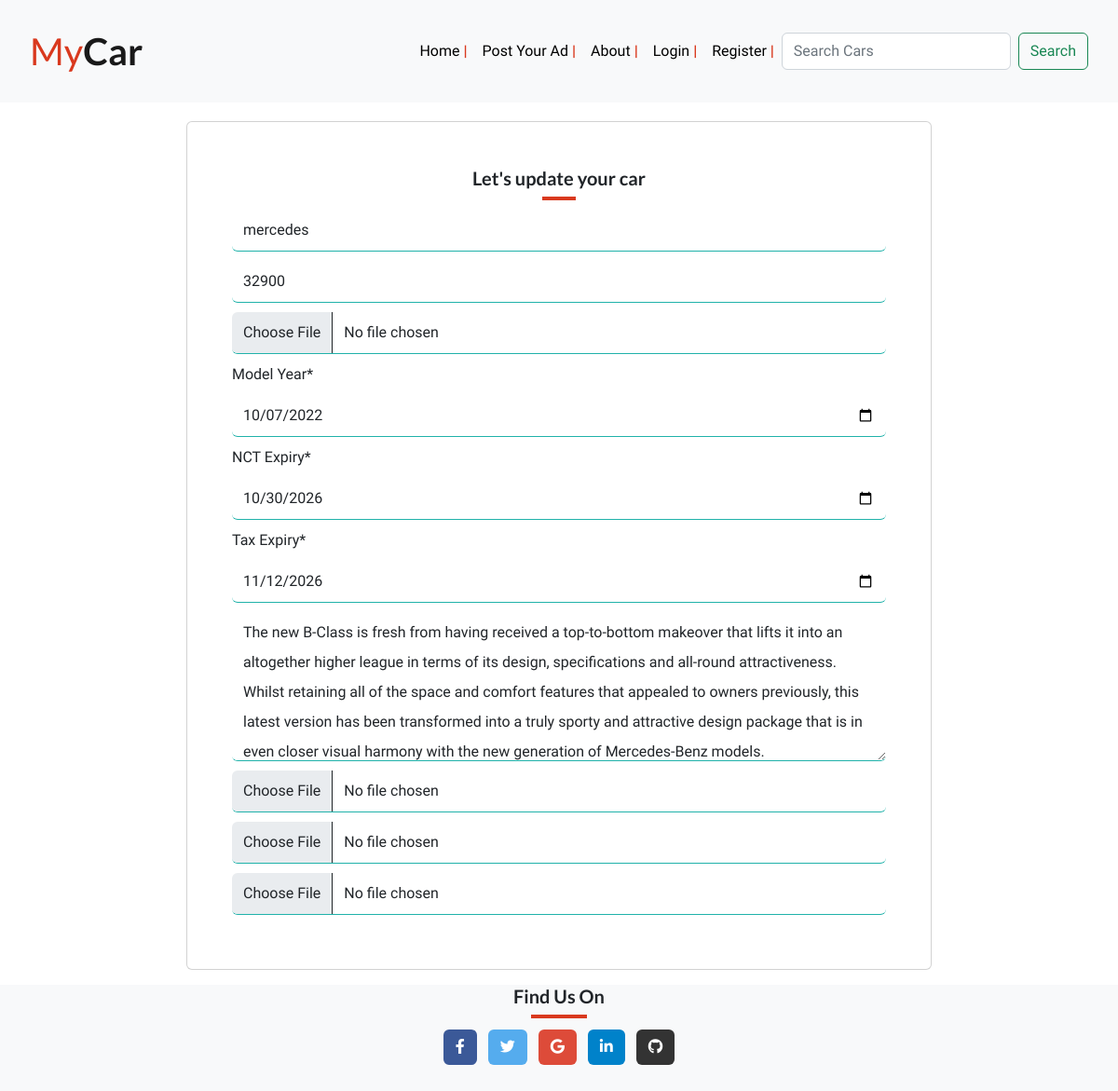
The page /post_your_add_edit/27 on the database as committed earlier.
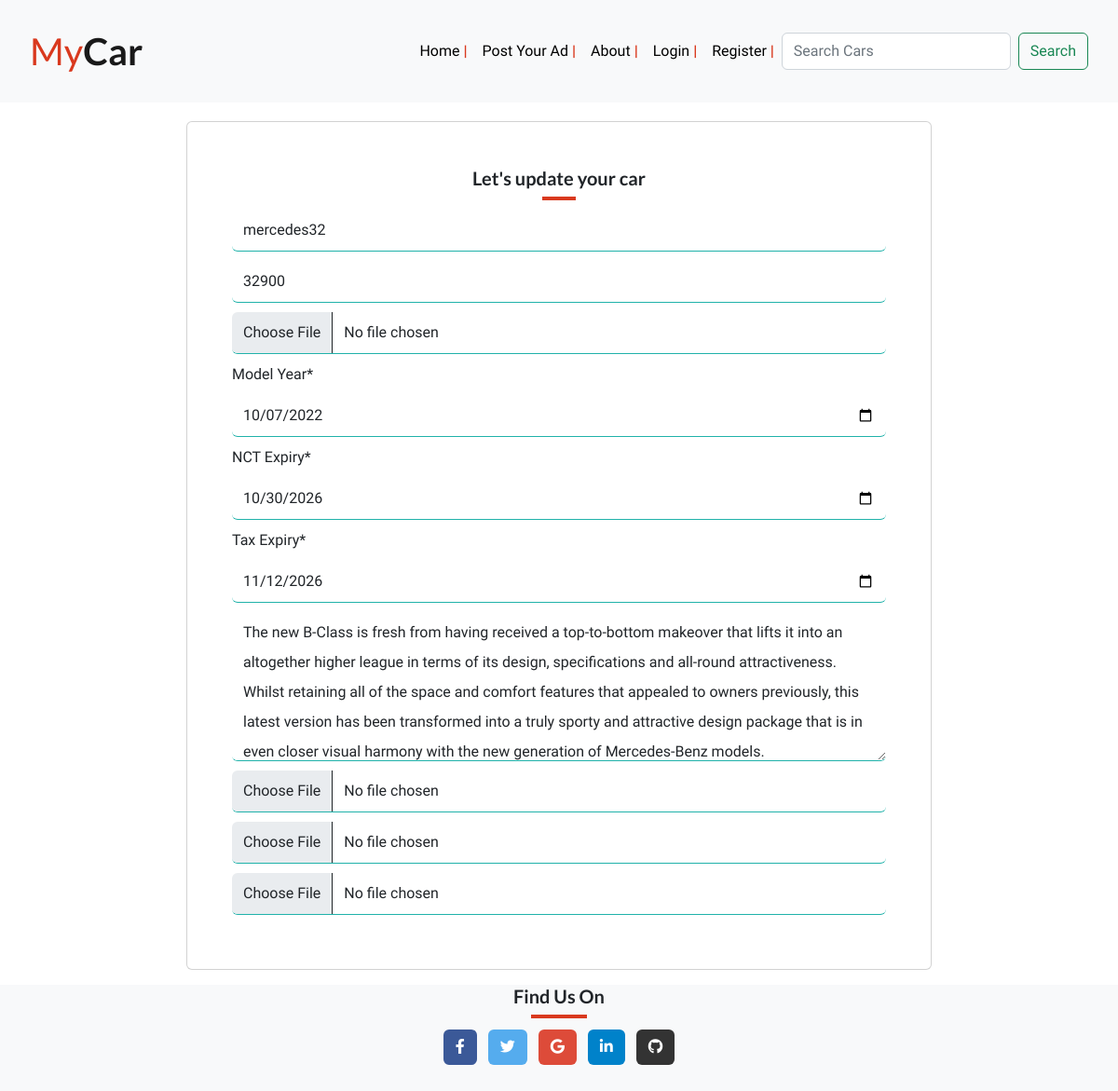
The same page on the database as committed later.
### blog/models.py (models this page shows, shortened)
class PostAd(models.Model):
    title = models.CharField(max_length=200, unique=True)
    price = models.IntegerField(null=True)
    slug = models.SlugField(max_length=200, unique=True)
    author = models.ForeignKey(
        User, on_delete=models.CASCADE, related_name="blog_PostAds")
    created_on = models.DateTimeField(auto_now=True)
    updated_on = models.DateTimeField(auto_now=True)
    description = models.TextField(max_length=500)
    image = models.ImageField()
    year = models.DateField(auto_now=False)
    tax = models.DateField(auto_now=False)
    nct = models.DateField(auto_now=False)
    likes = models.ManyToManyField(
        User, related_name='blogpost_like', blank=True)
    class Meta:
        ordering = ["-created_on"]

### blog/views.py (the view, shortened to what this page needs)
# urls.py: path('post_your_add_edit/<post_id>', views.post_your_add_edit, name='post_your_add_edit'),
def post_your_add_edit(request, post_id):
    item = get_object_or_404(PostAd, id=post_id)
    ImageFormSet = formset_factory(ImagesForm, extra=3)  # Add 3 more fields to add image
    formset = ImageFormSet(request.POST or None, request.FILES or None)
    form = PostForm(instance=item)
    context = {
        'form': form,
        'formset': formset
    }
    return render(request, 'post_your_add_edit.html', context)

### templates/post_your_add_edit.html (shortened to what this page needs)
{% extends "base.html" %}
{% block content %}
{% load crispy_forms_tags %}
<div class="container col-md-8 card p-5 mb-3">
    <h5 class="text-center">Let's update your car</h5>
    <hr class="red">
    <form method="POST" enctype="multipart/form-data">
        {{ form | crispy }}
        {{ formset | crispy }}
    </form>
</div>
{% endblock content %}

### templates/base.html (shortened to what this page needs)
{% load static  %}
<!DOCTYPE html>
<html lang="en">
<head>
    <link rel="stylesheet" href="https://cdnjs.cloudflare.com/ajax/libs/font-awesome/5.15.3/css/all.min.css">
    <link rel="stylesheet" href="https://cdn.jsdelivr.net/npm/bootstrap@5.2.0/dist/css/bootstrap.min.css"
>
    <link rel="stylesheet" href="{% static 'css/style.css' %}">
</head>
{% load active_link_tags %}
<body class="d-flex flex-column h-100 main-bg min-vh-100">
    <nav class="navbar navbar-expand-lg bg-light nav">
        <div class="container-fluid">
            <a class="navbar-brand brand-name" href="{% url 'home' %}"><span class="my"> My</span><span class="mycar">Car</span></a>
            <div class="collapse navbar-collapse justify-content-end" id="navbarNav">
                <ul class="navbar-nav">
                    <li class="nav-item ">
                        <a class="nav-link {% if request.resolver_match.view_name == 'home' %}active-link-dot{% endif %}" aria-current="page" href="{% url 'home' %}">Home <span class="nav-line"> |</span></a>
                    </li>
                    <li class="nav-item">
                        <a class="nav-link {% active_link 'post_your_add' 'active-link-dot' %}" aria-current="page" href="{% url 'post_your_add' %}" >Post Your Ad <span class="nav-line"> |</span></a>
                    </li>
                    <li class="nav-item">
                        <a class="nav-link {% active_link 'about' 'active-link-dot' %}" aria-current="page" href="{% url 'about' %}">About  <span class="nav-line"> |</span></a>
                    </li>
                    {% if user.is_authenticated %}
                    <li class="nav-item">
                        <a class="nav-link" aria-current="page" href="{% url 'logout' %}">Logout  <span class="nav-line"> |</span></a>
                    </li>
                    <li class="nav-item">
                        <a class="nav-link {% active_link 'user_profile' 'active-link-dot' %}" aria-current="page" href="{% url 'user_profile' %}">
                            {{ user.username | title }}'s Profile <span class="nav-line"> |</span></a>
                    </li>
                    {% else %}
                    <li class="nav-item">
                        <a class="nav-link {% active_link 'login' 'active-link-dot' %}" aria-current="page" href="{% url 'login' %}">Login  <span class="nav-line"> |</span></a>
                    </li>
                    <li class="nav-item">
                        <a class="nav-link {% active_link 'register' 'active-link-dot' %}" aria-current="page" href="{% url 'register' %}">Register  <span class="nav-line"> |</span> </a>
                    </li>
                    {% endif %}
                    <form class="d-flex " role="search" method="POST", action="{% url 'search_car' %}">
                        <input class="form-control me-2 title" type="search" placeholder="Search Cars" aria-label="Search" name="searched">
                        <button class="btn btn-outline-success button" type="submit">Search</button>
                      </form>
                </ul>
            </div>
        </div>
    </nav>
        {% block content %}
        {% endblock content %}
    <footer class="bg-light text-center text-white mt-4 mt-auto">
        <div>
            <h5 class="text-dark">Find Us On</h5>
            <hr class="red">
        </div>
        <div class="container p-2 pb-0">
            <section class="mb-4">
                <a class="btn text-white btn-floating m-1 facebook"
                    href="https://www.facebook.com/" , target="_blank" role="button">
                    <i class="fab fa-facebook-f"></i>
                </a>
                <a class="btn text-white btn-floating m-1 twitter"
                    href="https://www.twitter.com/" , target="_blank" role="button">
                    <i class="fab fa-twitter"></i>
                </a>
                <a class="btn text-white btn-floating m-1 google"
                    href="https://www.google.com/" , target="_blank" role="button">
                    <i class="fab fa-google"></i>
                </a>
                <a class="btn text-white btn-floating m-1 linkedin"
                    href="https://www.linkedin.com/" , target="_blank" role="button">
                    <i class="fab fa-linkedin-in"></i>
                </a>
                <a class="btn text-white btn-floating m-1 github"
                    href="https://www.githum.io/" , target="_blank" role="button">
                    <i class="fab fa-github"></i>
                </a>
            </section>
        </div>
    </footer>
</body>
</html>

### static/css/style.css (style rules this page uses)
body { font-family: Maven Pro, sans-serif; }
h1, h2, h3, h5 { font-family: Lato, sans-serif; font-weight: bold; }
.nav { padding: 20px; margin-bottom: 20px; }
.brand-name { font-size: 2.5em; font-family: lato; }
.mycar { font-weight: 900; font-weight: bolder; }
.my { color: #D9391E; }
.nav-link { color: black; position: relative; text-decoration: none; }
.nav-link::before { content: ''; position: absolute; width: 100%; height: 2px; border-radius: 4px; background-color: #D9391E; bottom: 0; left: 0; transform-origin: right; transform: scaleX(0); transition: transform .3s }
.nav-line { color: #D9391E; font-weight: bolder; }
.twitter { background-color: #55acee; }
.facebook { background-color: #3b5998 }
.google { background-color: #dd4b39; }
.linkedin { background-color: #0082ca; }
.github { background-color: #333333; }
.register_form { border: none; line-height: 2.0em; border-bottom: .5px solid lightseagreen; border-color: none; margin-bottom: 10px; margin-top: 10px; }
hr.red { width: 5%; margin: auto; border: 2px solid #D9391E; opacity: 1; }

Rows that differ between the two databases and show on the page:
changed PostAd: title "mercedes" → "mercedes32"
